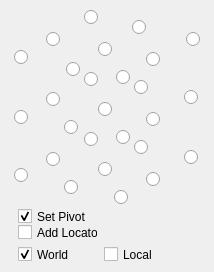
<?xml version="1.0" encoding="UTF-8"?>
<ui version="4.0">
 <class>MovePivotWindow</class>
 <widget class="QMainWindow" name="MovePivotWindow">
  <property name="windowModality">
   <enum>Qt::NonModal</enum>
  </property>
  <property name="geometry">
   <rect>
    <x>0</x>
    <y>0</y>
    <width>214</width>
    <height>272</height>
   </rect>
  </property>
  <property name="sizePolicy">
   <sizepolicy hsizetype="Fixed" vsizetype="Fixed">
    <horstretch>0</horstretch>
    <verstretch>0</verstretch>
   </sizepolicy>
  </property>
  <property name="minimumSize">
   <size>
    <width>214</width>
    <height>270</height>
   </size>
  </property>
  <property name="maximumSize">
   <size>
    <width>212</width>
    <height>272</height>
   </size>
  </property>
  <property name="windowTitle">
   <string>Move Pivot</string>
  </property>
  <property name="autoFillBackground">
   <bool>true</bool>
  </property>
  <widget class="QWidget" name="centralwidget">
   <property name="sizePolicy">
    <sizepolicy hsizetype="Fixed" vsizetype="Fixed">
     <horstretch>0</horstretch>
     <verstretch>0</verstretch>
    </sizepolicy>
   </property>
   <property name="sizeIncrement">
    <size>
     <width>1</width>
     <height>1</height>
    </size>
   </property>
   <property name="styleSheet">
    <string notr="true">background-image: url(//SERVER-3D/Project/lib/setup/maya/maya_scripts_rfm4/LGT/pivotReplacerUI/pivotReplacer_img.png);</string>
   </property>
   <layout class="QVBoxLayout" name="verticalLayout">
    <property name="spacing">
     <number>0</number>
    </property>
    <property name="margin">
     <number>0</number>
    </property>
    <item>
     <widget class="QWidget" name="widget" native="true">
      <widget class="QRadioButton" name="X2_Y2_Z1">
       <property name="geometry">
        <rect>
         <x>46</x>
         <y>32</y>
         <width>15</width>
         <height>15</height>
        </rect>
       </property>
       <property name="checkable">
        <bool>true</bool>
       </property>
       <property name="autoExclusive">
        <bool>true</bool>
       </property>
       <property name="-onc" stdset="0">
        <string>&quot;string $trPivList[] = `ls -l -sl -tr`; for ($node in $trPivList) { pivotModifer w p 2 2 1 $node; } select $trPivList;&quot;</string>
       </property>
      </widget>
      <widget class="QRadioButton" name="X1_Y2_Z2">
       <property name="enabled">
        <bool>true</bool>
       </property>
       <property name="geometry">
        <rect>
         <x>132</x>
         <y>20</y>
         <width>15</width>
         <height>15</height>
        </rect>
       </property>
       <property name="mouseTracking">
        <bool>true</bool>
       </property>
       <property name="shortcut">
        <string/>
       </property>
       <property name="checkable">
        <bool>true</bool>
       </property>
       <property name="autoExclusive">
        <bool>true</bool>
       </property>
       <property name="-onc" stdset="0">
        <string>&quot;string $trPivList[] = `ls -l -sl -tr`; for ($node in $trPivList) {  pivotModifer w p 1 2 2 $node; } select $trPivList;&quot;</string>
       </property>
      </widget>
      <widget class="QRadioButton" name="X1_Y1_Z0">
       <property name="geometry">
        <rect>
         <x>64</x>
         <y>120</y>
         <width>15</width>
         <height>15</height>
        </rect>
       </property>
       <property name="checkable">
        <bool>true</bool>
       </property>
       <property name="autoExclusive">
        <bool>true</bool>
       </property>
       <property name="-onc" stdset="0">
        <string>&quot;string $trPivList[] = `ls -l -sl -tr`; for ($node in $trPivList) {  pivotModifer w p 1 1 0 $node; } select $trPivList;&quot;</string>
       </property>
      </widget>
      <widget class="QRadioButton" name="X1_Y0_Z0">
       <property name="geometry">
        <rect>
         <x>64</x>
         <y>180</y>
         <width>15</width>
         <height>15</height>
        </rect>
       </property>
       <property name="checkable">
        <bool>true</bool>
       </property>
       <property name="autoExclusive">
        <bool>true</bool>
       </property>
       <property name="-onc" stdset="0">
        <string>&quot;string $trPivList[] = `ls -l -sl -tr`; for ($node in $trPivList) {  pivotModifer w p 1 0 0 $node; } select $trPivList;&quot;</string>
       </property>
      </widget>
      <widget class="QRadioButton" name="X1_Y2_Z1">
       <property name="enabled">
        <bool>true</bool>
       </property>
       <property name="geometry">
        <rect>
         <x>98</x>
         <y>42</y>
         <width>15</width>
         <height>15</height>
        </rect>
       </property>
       <property name="mouseTracking">
        <bool>true</bool>
       </property>
       <property name="shortcut">
        <string/>
       </property>
       <property name="checkable">
        <bool>true</bool>
       </property>
       <property name="autoExclusive">
        <bool>true</bool>
       </property>
       <property name="-onc" stdset="0">
        <string>&quot;string $trPivList[] = `ls -l -sl -tr`; for ($node in $trPivList) { pivotModifer w p 1 2 1 $node; } select $trPivList;&quot;</string>
       </property>
      </widget>
      <widget class="QRadioButton" name="X0_Y0_Z1">
       <property name="geometry">
        <rect>
         <x>146</x>
         <y>172</y>
         <width>15</width>
         <height>15</height>
        </rect>
       </property>
       <property name="checkable">
        <bool>true</bool>
       </property>
       <property name="autoExclusive">
        <bool>true</bool>
       </property>
       <property name="-onc" stdset="0">
        <string>&quot;string $trPivList[] = `ls -l -sl -tr`; for ($node in $trPivList) {  pivotModifer w p 1 2 1 $node; } select $trPivList;&quot;</string>
       </property>
      </widget>
      <widget class="QRadioButton" name="X2_Y1_Z2">
       <property name="geometry">
        <rect>
         <x>84</x>
         <y>72</y>
         <width>15</width>
         <height>15</height>
        </rect>
       </property>
       <property name="checkable">
        <bool>true</bool>
       </property>
       <property name="autoExclusive">
        <bool>true</bool>
       </property>
       <property name="-onc" stdset="0">
        <string>&quot;string $trPivList[] = `ls -l -sl -tr`; for ($node in $trPivList) {  pivotModifer w p 2 1 2 $node; } select $trPivList;&quot;</string>
       </property>
      </widget>
      <widget class="QRadioButton" name="X0_Y1_Z1">
       <property name="geometry">
        <rect>
         <x>146</x>
         <y>112</y>
         <width>15</width>
         <height>15</height>
        </rect>
       </property>
       <property name="checkable">
        <bool>true</bool>
       </property>
       <property name="autoExclusive">
        <bool>true</bool>
       </property>
       <property name="-onc" stdset="0">
        <string>&quot;string $trPivList[] = `ls -l -sl -tr`; for ($node in $trPivList) {  pivotModifer w p 0 1 1 $node; } select $trPivList;&quot;</string>
       </property>
      </widget>
      <widget class="QRadioButton" name="X1_Y1_Z2">
       <property name="geometry">
        <rect>
         <x>134</x>
         <y>80</y>
         <width>15</width>
         <height>15</height>
        </rect>
       </property>
       <property name="checkable">
        <bool>true</bool>
       </property>
       <property name="autoExclusive">
        <bool>true</bool>
       </property>
       <property name="-onc" stdset="0">
        <string>&quot;string $trPivList[] = `ls -l -sl -tr`; for ($node in $trPivList) {  pivotModifer w p 1 1 2 $node; } select $trPivList;&quot;</string>
       </property>
      </widget>
      <widget class="QRadioButton" name="X0_Y2_Z0">
       <property name="geometry">
        <rect>
         <x>116</x>
         <y>70</y>
         <width>15</width>
         <height>15</height>
        </rect>
       </property>
       <property name="checkable">
        <bool>true</bool>
       </property>
       <property name="autoExclusive">
        <bool>true</bool>
       </property>
       <property name="-onc" stdset="0">
        <string>&quot;string $trPivList[] = `ls -l -sl -tr`; for ($node in $trPivList) {  pivotModifer w p 0 2 0 $node; } select $trPivList;&quot;</string>
       </property>
      </widget>
      <widget class="QRadioButton" name="X2_Y2_Z2">
       <property name="geometry">
        <rect>
         <x>84</x>
         <y>10</y>
         <width>15</width>
         <height>15</height>
        </rect>
       </property>
       <property name="checkable">
        <bool>true</bool>
       </property>
       <property name="autoExclusive">
        <bool>true</bool>
       </property>
       <property name="-onc" stdset="0">
        <string>&quot;string $trPivList[] = `ls -l -sl -tr`; for ($node in $trPivList) {  pivotModifer w p 2 2 2 $node; } select $trPivList;&quot;</string>
       </property>
      </widget>
      <widget class="QRadioButton" name="X0_Y0_Z0">
       <property name="geometry">
        <rect>
         <x>114</x>
         <y>190</y>
         <width>15</width>
         <height>15</height>
        </rect>
       </property>
       <property name="checkable">
        <bool>true</bool>
       </property>
       <property name="autoExclusive">
        <bool>true</bool>
       </property>
       <property name="-onc" stdset="0">
        <string>&quot;string $trPivList[] = `ls -l -sl -tr`; for ($node in $trPivList) {  pivotModifer w p 0 0 0 $node; } select $trPivList;&quot;</string>
       </property>
      </widget>
      <widget class="QRadioButton" name="X2_Y1_Z1">
       <property name="geometry">
        <rect>
         <x>46</x>
         <y>92</y>
         <width>15</width>
         <height>15</height>
        </rect>
       </property>
       <property name="checkable">
        <bool>true</bool>
       </property>
       <property name="autoExclusive">
        <bool>true</bool>
       </property>
       <property name="-onc" stdset="0">
        <string>&quot;string $trPivList[] = `ls -l -sl -tr`; for ($node in $trPivList) {  pivotModifer w p 2 1 1 $node; } select $trPivList;&quot;</string>
       </property>
      </widget>
      <widget class="QRadioButton" name="X0_Y2_Z1">
       <property name="geometry">
        <rect>
         <x>146</x>
         <y>52</y>
         <width>15</width>
         <height>15</height>
        </rect>
       </property>
       <property name="checkable">
        <bool>true</bool>
       </property>
       <property name="autoExclusive">
        <bool>true</bool>
       </property>
       <property name="-onc" stdset="0">
        <string>&quot;string $trPivList[] = `ls -l -sl -tr`; for ($node in $trPivList) {  pivotModifer w p 0 2 1 $node; } select $trPivList;&quot;</string>
       </property>
      </widget>
      <widget class="QRadioButton" name="X2_Y0_Z0">
       <property name="geometry">
        <rect>
         <x>14</x>
         <y>168</y>
         <width>15</width>
         <height>15</height>
        </rect>
       </property>
       <property name="checkable">
        <bool>true</bool>
       </property>
       <property name="autoExclusive">
        <bool>true</bool>
       </property>
       <property name="-onc" stdset="0">
        <string>&quot;string $trPivList[] = `ls -l -sl -tr`; for ($node in $trPivList) {  pivotModifer w p 2 0 0 $node; } select $trPivList;&quot;</string>
       </property>
      </widget>
      <widget class="QRadioButton" name="X1_Y1_Z1">
       <property name="geometry">
        <rect>
         <x>98</x>
         <y>102</y>
         <width>15</width>
         <height>15</height>
        </rect>
       </property>
       <property name="checkable">
        <bool>true</bool>
       </property>
       <property name="autoExclusive">
        <bool>true</bool>
       </property>
       <property name="-onc" stdset="0">
        <string>&quot;string $trPivList[] = `ls -l -sl -tr`; for ($node in $trPivList) {  pivotModifer w p 1 1 1 $node; } select $trPivList;&quot;</string>
       </property>
      </widget>
      <widget class="QRadioButton" name="X0_Y1_Z0">
       <property name="geometry">
        <rect>
         <x>116</x>
         <y>130</y>
         <width>15</width>
         <height>15</height>
        </rect>
       </property>
       <property name="checkable">
        <bool>true</bool>
       </property>
       <property name="autoExclusive">
        <bool>true</bool>
       </property>
       <property name="-onc" stdset="0">
        <string>&quot;string $trPivList[] = `ls -l -sl -tr`; for ($node in $trPivList) {  pivotModifer w p 0 1 0 $node; } select $trPivList;&quot;</string>
       </property>
      </widget>
      <widget class="QRadioButton" name="X0_Y0_Z2">
       <property name="geometry">
        <rect>
         <x>184</x>
         <y>150</y>
         <width>15</width>
         <height>15</height>
        </rect>
       </property>
       <property name="checkable">
        <bool>true</bool>
       </property>
       <property name="autoExclusive">
        <bool>true</bool>
       </property>
       <property name="-onc" stdset="0">
        <string>&quot;string $trPivList[] = `ls -l -sl -tr`; for ($node in $trPivList) {  pivotModifer w p 0 0 2 $node; } select $trPivList;&quot;</string>
       </property>
      </widget>
      <widget class="QRadioButton" name="X0_Y1_Z2">
       <property name="geometry">
        <rect>
         <x>184</x>
         <y>90</y>
         <width>15</width>
         <height>15</height>
        </rect>
       </property>
       <property name="checkable">
        <bool>true</bool>
       </property>
       <property name="autoExclusive">
        <bool>true</bool>
       </property>
       <property name="-onc" stdset="0">
        <string>&quot;string $trPivList[] = `ls -l -sl -tr`; for ($node in $trPivList) {  pivotModifer w p 0 1 2 $node; } select $trPivList;&quot;</string>
       </property>
      </widget>
      <widget class="QRadioButton" name="X2_Y2_Z0">
       <property name="geometry">
        <rect>
         <x>14</x>
         <y>50</y>
         <width>15</width>
         <height>15</height>
        </rect>
       </property>
       <property name="checkable">
        <bool>true</bool>
       </property>
       <property name="autoExclusive">
        <bool>true</bool>
       </property>
       <property name="-onc" stdset="0">
        <string>&quot;string $trPivList[] = `ls -l -sl -tr`; for ($node in $trPivList) {  pivotModifer w p 2 2 0 $node; } select $trPivList;&quot;</string>
       </property>
      </widget>
      <widget class="QRadioButton" name="X2_Y0_Z2">
       <property name="geometry">
        <rect>
         <x>84</x>
         <y>132</y>
         <width>15</width>
         <height>15</height>
        </rect>
       </property>
       <property name="checkable">
        <bool>true</bool>
       </property>
       <property name="autoExclusive">
        <bool>true</bool>
       </property>
       <property name="-onc" stdset="0">
        <string>&quot;string $trPivList[] = `ls -l -sl -tr`; for ($node in $trPivList) {  pivotModifer w p 2 0 2 $node; } select $trPivList;&quot;</string>
       </property>
      </widget>
      <widget class="QRadioButton" name="X2_Y0_Z1">
       <property name="geometry">
        <rect>
         <x>46</x>
         <y>152</y>
         <width>15</width>
         <height>15</height>
        </rect>
       </property>
       <property name="checkable">
        <bool>true</bool>
       </property>
       <property name="autoExclusive">
        <bool>true</bool>
       </property>
       <property name="-onc" stdset="0">
        <string>&quot;string $trPivList[] = `ls -l -sl -tr`; for ($node in $trPivList) {  pivotModifer w p 2 0 1 $node; } select $trPivList;&quot;</string>
       </property>
      </widget>
      <widget class="QRadioButton" name="X1_Y0_Z2">
       <property name="geometry">
        <rect>
         <x>134</x>
         <y>140</y>
         <width>15</width>
         <height>15</height>
        </rect>
       </property>
       <property name="checkable">
        <bool>true</bool>
       </property>
       <property name="autoExclusive">
        <bool>true</bool>
       </property>
       <property name="-onc" stdset="0">
        <string>&quot;string $trPivList[] = `ls -l -sl -tr`; for ($node in $trPivList) {  pivotModifer w p 1 0 2 $node; } select $trPivList;&quot;</string>
       </property>
      </widget>
      <widget class="QRadioButton" name="X1_Y0_Z1">
       <property name="geometry">
        <rect>
         <x>98</x>
         <y>162</y>
         <width>15</width>
         <height>15</height>
        </rect>
       </property>
       <property name="checkable">
        <bool>true</bool>
       </property>
       <property name="autoExclusive">
        <bool>true</bool>
       </property>
       <property name="-onc" stdset="0">
        <string>&quot;string $trPivList[] = `ls -l -sl -tr`; for ($node in $trPivList) {  pivotModifer w p 1 0 1 $node; } select $trPivList;&quot;</string>
       </property>
      </widget>
      <widget class="QRadioButton" name="X0_Y2_Z2">
       <property name="geometry">
        <rect>
         <x>186</x>
         <y>32</y>
         <width>15</width>
         <height>15</height>
        </rect>
       </property>
       <property name="checkable">
        <bool>true</bool>
       </property>
       <property name="autoExclusive">
        <bool>true</bool>
       </property>
       <property name="-onc" stdset="0">
        <string>&quot;string $trPivList[] = `ls -l -sl -tr`; for ($node in $trPivList) {  pivotModifer w p 0 2 2 $node; } select $trPivList;&quot;</string>
       </property>
      </widget>
      <widget class="QRadioButton" name="X2_Y1_Z0">
       <property name="geometry">
        <rect>
         <x>14</x>
         <y>110</y>
         <width>15</width>
         <height>15</height>
        </rect>
       </property>
       <property name="checkable">
        <bool>true</bool>
       </property>
       <property name="autoExclusive">
        <bool>true</bool>
       </property>
       <property name="-onc" stdset="0">
        <string>&quot;string $trPivList[] = `ls -l -sl -tr`; for ($node in $trPivList) {  pivotModifer w p 2 1 0 $node; } select $trPivList;&quot;</string>
       </property>
      </widget>
      <widget class="QRadioButton" name="X1_Y2_Z0">
       <property name="enabled">
        <bool>true</bool>
       </property>
       <property name="geometry">
        <rect>
         <x>66</x>
         <y>62</y>
         <width>15</width>
         <height>15</height>
        </rect>
       </property>
       <property name="mouseTracking">
        <bool>true</bool>
       </property>
       <property name="shortcut">
        <string/>
       </property>
       <property name="checkable">
        <bool>true</bool>
       </property>
       <property name="autoExclusive">
        <bool>true</bool>
       </property>
       <property name="-onc" stdset="0">
        <string>&quot;string $trPivList[] = `ls -l -sl -tr`; for ($node in $trPivList) {  pivotModifer w p 1 2 0 $node; } select $trPivList;&quot;</string>
       </property>
      </widget>
      <widget class="QCheckBox" name="addLocMovePivotCheckBox">
       <property name="geometry">
        <rect>
         <x>18</x>
         <y>224</y>
         <width>80</width>
         <height>17</height>
        </rect>
       </property>
       <property name="text">
        <string>Add Locator</string>
       </property>
      </widget>
      <widget class="QCheckBox" name="setPivotCheckBox">
       <property name="geometry">
        <rect>
         <x>18</x>
         <y>208</y>
         <width>80</width>
         <height>17</height>
        </rect>
       </property>
       <property name="text">
        <string>Set Pivot</string>
       </property>
       <property name="checked">
        <bool>true</bool>
       </property>
      </widget>
      <widget class="QCheckBox" name="worldModePivotCheckBox">
       <property name="geometry">
        <rect>
         <x>18</x>
         <y>246</y>
         <width>70</width>
         <height>17</height>
        </rect>
       </property>
       <property name="text">
        <string>World</string>
       </property>
       <property name="checked">
        <bool>true</bool>
       </property>
       <attribute name="buttonGroup">
        <string>buttonGroup_2</string>
       </attribute>
      </widget>
      <widget class="QCheckBox" name="localModePivotCheckBox">
       <property name="geometry">
        <rect>
         <x>104</x>
         <y>246</y>
         <width>70</width>
         <height>17</height>
        </rect>
       </property>
       <property name="text">
        <string>Local</string>
       </property>
       <attribute name="buttonGroup">
        <string>buttonGroup_2</string>
       </attribute>
      </widget>
     </widget>
    </item>
   </layout>
  </widget>
 </widget>
 <resources>
  <include location="pivotReplacer.qrc"/>
 </resources>
 <connections/>
 <designerdata>
  <property name="gridDeltaX">
   <number>2</number>
  </property>
  <property name="gridDeltaY">
   <number>2</number>
  </property>
  <property name="gridSnapX">
   <bool>true</bool>
  </property>
  <property name="gridSnapY">
   <bool>true</bool>
  </property>
  <property name="gridVisible">
   <bool>true</bool>
  </property>
 </designerdata>
 <buttongroups>
  <buttongroup name="buttonGroup"/>
  <buttongroup name="buttonGroup_2"/>
 </buttongroups>
</ui>
